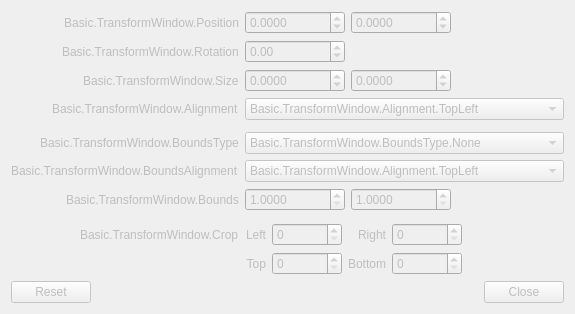
<?xml version="1.0" encoding="UTF-8"?>
<ui version="4.0">
 <class>OBSBasicTransform</class>
 <widget class="QDialog" name="OBSBasicTransform">
  <property name="enabled">
   <bool>false</bool>
  </property>
  <property name="geometry">
   <rect>
    <x>0</x>
    <y>0</y>
    <width>564</width>
    <height>241</height>
   </rect>
  </property>
  <property name="windowTitle">
   <string>Basic.TransformWindow</string>
  </property>
  <layout class="QVBoxLayout" name="verticalLayout">
   <item>
    <layout class="QFormLayout" name="formLayout">
     <property name="fieldGrowthPolicy">
      <enum>QFormLayout::AllNonFixedFieldsGrow</enum>
     </property>
     <property name="labelAlignment">
      <set>Qt::AlignRight|Qt::AlignTrailing|Qt::AlignVCenter</set>
     </property>
     <item row="0" column="0">
      <widget class="QLabel" name="label">
       <property name="sizePolicy">
        <sizepolicy hsizetype="Preferred" vsizetype="Minimum">
         <horstretch>0</horstretch>
         <verstretch>0</verstretch>
        </sizepolicy>
       </property>
       <property name="minimumSize">
        <size>
         <width>170</width>
         <height>0</height>
        </size>
       </property>
       <property name="text">
        <string>Basic.TransformWindow.Position</string>
       </property>
       <property name="alignment">
        <set>Qt::AlignRight|Qt::AlignTrailing|Qt::AlignVCenter</set>
       </property>
      </widget>
     </item>
     <item row="0" column="1">
      <widget class="QWidget" name="widget" native="true">
       <property name="sizePolicy">
        <sizepolicy hsizetype="Fixed" vsizetype="Preferred">
         <horstretch>0</horstretch>
         <verstretch>0</verstretch>
        </sizepolicy>
       </property>
       <layout class="QHBoxLayout" name="horizontalLayout">
        <property name="leftMargin">
         <number>0</number>
        </property>
        <property name="topMargin">
         <number>0</number>
        </property>
        <property name="rightMargin">
         <number>0</number>
        </property>
        <property name="bottomMargin">
         <number>0</number>
        </property>
        <item>
         <widget class="QDoubleSpinBox" name="positionX">
          <property name="minimumSize">
           <size>
            <width>100</width>
            <height>0</height>
           </size>
          </property>
          <property name="decimals">
           <number>4</number>
          </property>
          <property name="minimum">
           <double>-90001.000000000000000</double>
          </property>
          <property name="maximum">
           <double>90001.000000000000000</double>
          </property>
         </widget>
        </item>
        <item>
         <widget class="QDoubleSpinBox" name="positionY">
          <property name="minimumSize">
           <size>
            <width>100</width>
            <height>0</height>
           </size>
          </property>
          <property name="decimals">
           <number>4</number>
          </property>
          <property name="minimum">
           <double>-90001.000000000000000</double>
          </property>
          <property name="maximum">
           <double>90001.000000000000000</double>
          </property>
         </widget>
        </item>
       </layout>
      </widget>
     </item>
     <item row="1" column="0">
      <widget class="QLabel" name="label_2">
       <property name="text">
        <string>Basic.TransformWindow.Rotation</string>
       </property>
      </widget>
     </item>
     <item row="1" column="1">
      <widget class="QDoubleSpinBox" name="rotation">
       <property name="sizePolicy">
        <sizepolicy hsizetype="Maximum" vsizetype="Fixed">
         <horstretch>0</horstretch>
         <verstretch>0</verstretch>
        </sizepolicy>
       </property>
       <property name="minimumSize">
        <size>
         <width>100</width>
         <height>0</height>
        </size>
       </property>
       <property name="minimum">
        <double>-360.000000000000000</double>
       </property>
       <property name="maximum">
        <double>360.000000000000000</double>
       </property>
       <property name="singleStep">
        <double>0.100000000000000</double>
       </property>
      </widget>
     </item>
     <item row="2" column="0">
      <widget class="QLabel" name="label_3">
       <property name="text">
        <string>Basic.TransformWindow.Size</string>
       </property>
      </widget>
     </item>
     <item row="2" column="1">
      <widget class="QWidget" name="widget_2" native="true">
       <property name="sizePolicy">
        <sizepolicy hsizetype="Maximum" vsizetype="Preferred">
         <horstretch>0</horstretch>
         <verstretch>0</verstretch>
        </sizepolicy>
       </property>
       <layout class="QHBoxLayout" name="horizontalLayout_2">
        <property name="leftMargin">
         <number>0</number>
        </property>
        <property name="topMargin">
         <number>0</number>
        </property>
        <property name="rightMargin">
         <number>0</number>
        </property>
        <property name="bottomMargin">
         <number>0</number>
        </property>
        <item>
         <widget class="QDoubleSpinBox" name="sizeX">
          <property name="minimumSize">
           <size>
            <width>100</width>
            <height>0</height>
           </size>
          </property>
          <property name="decimals">
           <number>4</number>
          </property>
          <property name="minimum">
           <double>-90001.000000000000000</double>
          </property>
          <property name="maximum">
           <double>90001.000000000000000</double>
          </property>
          <property name="singleStep">
           <double>1.000000000000000</double>
          </property>
         </widget>
        </item>
        <item>
         <widget class="QDoubleSpinBox" name="sizeY">
          <property name="minimumSize">
           <size>
            <width>100</width>
            <height>0</height>
           </size>
          </property>
          <property name="decimals">
           <number>4</number>
          </property>
          <property name="minimum">
           <double>-90001.000000000000000</double>
          </property>
          <property name="maximum">
           <double>90001.000000000000000</double>
          </property>
          <property name="singleStep">
           <double>1.000000000000000</double>
          </property>
         </widget>
        </item>
       </layout>
      </widget>
     </item>
     <item row="3" column="0">
      <widget class="QLabel" name="label_4">
       <property name="text">
        <string>Basic.TransformWindow.Alignment</string>
       </property>
      </widget>
     </item>
     <item row="3" column="1">
      <widget class="QComboBox" name="align">
       <property name="currentText">
        <string>Basic.TransformWindow.Alignment.TopLeft</string>
       </property>
       <item>
        <property name="text">
         <string>Basic.TransformWindow.Alignment.TopLeft</string>
        </property>
       </item>
       <item>
        <property name="text">
         <string>Basic.TransformWindow.Alignment.TopCenter</string>
        </property>
       </item>
       <item>
        <property name="text">
         <string>Basic.TransformWindow.Alignment.TopRight</string>
        </property>
       </item>
       <item>
        <property name="text">
         <string>Basic.TransformWindow.Alignment.CenterLeft</string>
        </property>
       </item>
       <item>
        <property name="text">
         <string>Basic.TransformWindow.Alignment.Center</string>
        </property>
       </item>
       <item>
        <property name="text">
         <string>Basic.TransformWindow.Alignment.CenterRight</string>
        </property>
       </item>
       <item>
        <property name="text">
         <string>Basic.TransformWindow.Alignment.BottomLeft</string>
        </property>
       </item>
       <item>
        <property name="text">
         <string>Basic.TransformWindow.Alignment.BottomCenter</string>
        </property>
       </item>
       <item>
        <property name="text">
         <string>Basic.TransformWindow.Alignment.BottomRight</string>
        </property>
       </item>
      </widget>
     </item>
     <item row="4" column="1">
      <spacer name="verticalSpacer">
       <property name="orientation">
        <enum>Qt::Vertical</enum>
       </property>
       <property name="sizeHint" stdset="0">
        <size>
         <width>10</width>
         <height>10</height>
        </size>
       </property>
      </spacer>
     </item>
     <item row="5" column="0">
      <widget class="QLabel" name="label_5">
       <property name="text">
        <string>Basic.TransformWindow.BoundsType</string>
       </property>
      </widget>
     </item>
     <item row="5" column="1">
      <widget class="QComboBox" name="boundsType">
       <item>
        <property name="text">
         <string>Basic.TransformWindow.BoundsType.None</string>
        </property>
       </item>
       <item>
        <property name="text">
         <string>Basic.TransformWindow.BoundsType.Stretch</string>
        </property>
       </item>
       <item>
        <property name="text">
         <string>Basic.TransformWindow.BoundsType.ScaleInner</string>
        </property>
       </item>
       <item>
        <property name="text">
         <string>Basic.TransformWindow.BoundsType.ScaleOuter</string>
        </property>
       </item>
       <item>
        <property name="text">
         <string>Basic.TransformWindow.BoundsType.ScaleToWidth</string>
        </property>
       </item>
       <item>
        <property name="text">
         <string>Basic.TransformWindow.BoundsType.ScaleToHeight</string>
        </property>
       </item>
       <item>
        <property name="text">
         <string>Basic.TransformWindow.BoundsType.MaxOnly</string>
        </property>
       </item>
      </widget>
     </item>
     <item row="6" column="0">
      <widget class="QLabel" name="label_6">
       <property name="text">
        <string>Basic.TransformWindow.BoundsAlignment</string>
       </property>
      </widget>
     </item>
     <item row="6" column="1">
      <widget class="QComboBox" name="boundsAlign">
       <property name="enabled">
        <bool>false</bool>
       </property>
       <property name="currentText">
        <string>Basic.TransformWindow.Alignment.TopLeft</string>
       </property>
       <item>
        <property name="text">
         <string>Basic.TransformWindow.Alignment.TopLeft</string>
        </property>
       </item>
       <item>
        <property name="text">
         <string>Basic.TransformWindow.Alignment.TopCenter</string>
        </property>
       </item>
       <item>
        <property name="text">
         <string>Basic.TransformWindow.Alignment.TopRight</string>
        </property>
       </item>
       <item>
        <property name="text">
         <string>Basic.TransformWindow.Alignment.CenterLeft</string>
        </property>
       </item>
       <item>
        <property name="text">
         <string>Basic.TransformWindow.Alignment.Center</string>
        </property>
       </item>
       <item>
        <property name="text">
         <string>Basic.TransformWindow.Alignment.CenterRight</string>
        </property>
       </item>
       <item>
        <property name="text">
         <string>Basic.TransformWindow.Alignment.BottomLeft</string>
        </property>
       </item>
       <item>
        <property name="text">
         <string>Basic.TransformWindow.Alignment.BottomCenter</string>
        </property>
       </item>
       <item>
        <property name="text">
         <string>Basic.TransformWindow.Alignment.BottomRight</string>
        </property>
       </item>
      </widget>
     </item>
     <item row="7" column="0">
      <widget class="QLabel" name="label_7">
       <property name="text">
        <string>Basic.TransformWindow.Bounds</string>
       </property>
      </widget>
     </item>
     <item row="7" column="1">
      <widget class="QWidget" name="widget_3" native="true">
       <property name="sizePolicy">
        <sizepolicy hsizetype="Maximum" vsizetype="Preferred">
         <horstretch>0</horstretch>
         <verstretch>0</verstretch>
        </sizepolicy>
       </property>
       <layout class="QHBoxLayout" name="horizontalLayout_3">
        <property name="leftMargin">
         <number>0</number>
        </property>
        <property name="topMargin">
         <number>0</number>
        </property>
        <property name="rightMargin">
         <number>0</number>
        </property>
        <property name="bottomMargin">
         <number>0</number>
        </property>
        <item>
         <widget class="QDoubleSpinBox" name="boundsWidth">
          <property name="enabled">
           <bool>false</bool>
          </property>
          <property name="minimumSize">
           <size>
            <width>100</width>
            <height>0</height>
           </size>
          </property>
          <property name="decimals">
           <number>4</number>
          </property>
          <property name="minimum">
           <double>1.000000000000000</double>
          </property>
          <property name="maximum">
           <double>90001.000000000000000</double>
          </property>
         </widget>
        </item>
        <item>
         <widget class="QDoubleSpinBox" name="boundsHeight">
          <property name="enabled">
           <bool>false</bool>
          </property>
          <property name="minimumSize">
           <size>
            <width>100</width>
            <height>0</height>
           </size>
          </property>
          <property name="decimals">
           <number>4</number>
          </property>
          <property name="minimum">
           <double>1.000000000000000</double>
          </property>
          <property name="maximum">
           <double>90001.000000000000000</double>
          </property>
         </widget>
        </item>
       </layout>
      </widget>
     </item>
     <item row="8" column="1">
      <spacer name="verticalSpacer_2">
       <property name="orientation">
        <enum>Qt::Vertical</enum>
       </property>
       <property name="sizeHint" stdset="0">
        <size>
         <width>10</width>
         <height>10</height>
        </size>
       </property>
      </spacer>
     </item>
     <item row="9" column="0">
      <widget class="QLabel" name="label_8">
       <property name="text">
        <string>Basic.TransformWindow.Crop</string>
       </property>
      </widget>
     </item>
     <item row="9" column="1">
      <layout class="QGridLayout" name="gridLayout">
       <item row="0" column="3">
        <widget class="QSpinBox" name="cropRight">
         <property name="sizePolicy">
          <sizepolicy hsizetype="Maximum" vsizetype="Fixed">
           <horstretch>0</horstretch>
           <verstretch>0</verstretch>
          </sizepolicy>
         </property>
         <property name="minimumSize">
          <size>
           <width>70</width>
           <height>0</height>
          </size>
         </property>
         <property name="maximum">
          <number>100000</number>
         </property>
        </widget>
       </item>
       <item row="0" column="0">
        <widget class="QLabel" name="label_9">
         <property name="text">
          <string>Left</string>
         </property>
         <property name="alignment">
          <set>Qt::AlignRight|Qt::AlignTrailing|Qt::AlignVCenter</set>
         </property>
         <property name="buddy">
          <cstring>cropLeft</cstring>
         </property>
        </widget>
       </item>
       <item row="1" column="2">
        <widget class="QLabel" name="label_12">
         <property name="text">
          <string>Bottom</string>
         </property>
         <property name="alignment">
          <set>Qt::AlignRight|Qt::AlignTrailing|Qt::AlignVCenter</set>
         </property>
         <property name="buddy">
          <cstring>cropBottom</cstring>
         </property>
        </widget>
       </item>
       <item row="1" column="1">
        <widget class="QSpinBox" name="cropTop">
         <property name="sizePolicy">
          <sizepolicy hsizetype="Maximum" vsizetype="Fixed">
           <horstretch>0</horstretch>
           <verstretch>0</verstretch>
          </sizepolicy>
         </property>
         <property name="minimumSize">
          <size>
           <width>70</width>
           <height>0</height>
          </size>
         </property>
         <property name="maximum">
          <number>100000</number>
         </property>
        </widget>
       </item>
       <item row="1" column="3">
        <widget class="QSpinBox" name="cropBottom">
         <property name="sizePolicy">
          <sizepolicy hsizetype="Maximum" vsizetype="Fixed">
           <horstretch>0</horstretch>
           <verstretch>0</verstretch>
          </sizepolicy>
         </property>
         <property name="minimumSize">
          <size>
           <width>70</width>
           <height>0</height>
          </size>
         </property>
         <property name="maximum">
          <number>100000</number>
         </property>
        </widget>
       </item>
       <item row="1" column="0">
        <widget class="QLabel" name="label_11">
         <property name="text">
          <string>Top</string>
         </property>
         <property name="alignment">
          <set>Qt::AlignRight|Qt::AlignTrailing|Qt::AlignVCenter</set>
         </property>
         <property name="buddy">
          <cstring>cropTop</cstring>
         </property>
        </widget>
       </item>
       <item row="0" column="2">
        <widget class="QLabel" name="label_10">
         <property name="text">
          <string>Right</string>
         </property>
         <property name="alignment">
          <set>Qt::AlignRight|Qt::AlignTrailing|Qt::AlignVCenter</set>
         </property>
         <property name="buddy">
          <cstring>cropRight</cstring>
         </property>
        </widget>
       </item>
       <item row="0" column="1">
        <widget class="QSpinBox" name="cropLeft">
         <property name="sizePolicy">
          <sizepolicy hsizetype="Maximum" vsizetype="Fixed">
           <horstretch>0</horstretch>
           <verstretch>0</verstretch>
          </sizepolicy>
         </property>
         <property name="minimumSize">
          <size>
           <width>70</width>
           <height>0</height>
          </size>
         </property>
         <property name="maximum">
          <number>100000</number>
         </property>
        </widget>
       </item>
       <item row="0" column="4">
        <spacer name="horizontalSpacer">
         <property name="orientation">
          <enum>Qt::Horizontal</enum>
         </property>
         <property name="sizeHint" stdset="0">
          <size>
           <width>0</width>
           <height>0</height>
          </size>
         </property>
        </spacer>
       </item>
      </layout>
     </item>
    </layout>
   </item>
   <item>
    <layout class="QGridLayout" name="gridLayout1">
     <item row="0" column="1">
      <widget class="QDialogButtonBox" name="buttonBox1">  
	      <property name="standardButtons">
	       <set>QDialogButtonBox::Close</set>
       </property>
	     </widget>
	    </item>
	    <item row="0" column="0">
      <widget class="QDialogButtonBox" name="buttonBox0">  
	      <property name="standardButtons">
	       <set>QDialogButtonBox::Reset</set>
       </property>
	     </widget>
	    </item> 
	   </layout> 
   </item>
  </layout>
 </widget>
 <resources/>
 <connections/>
</ui>
